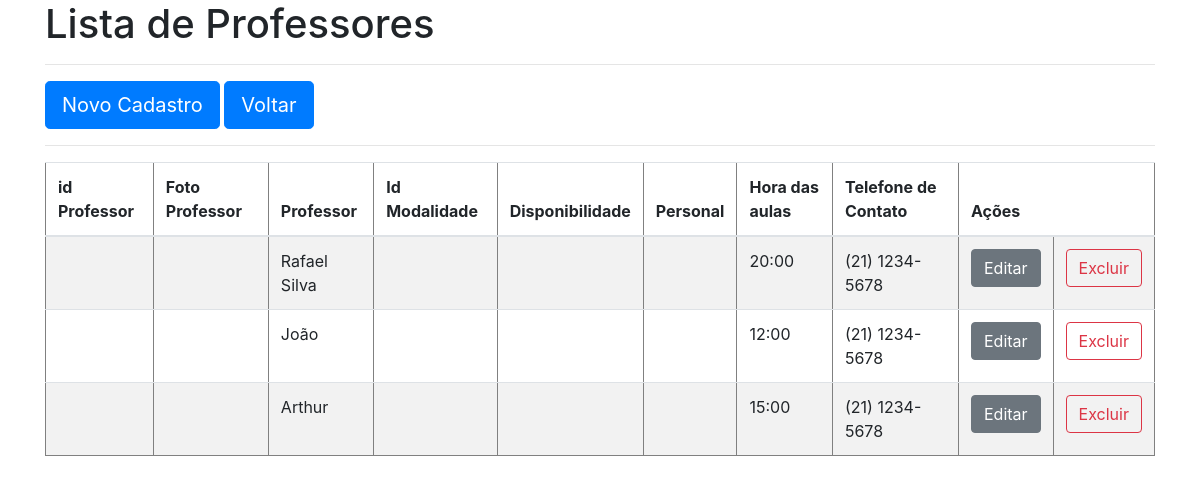
/adm/listarprofessores.php, run on the app's committed database.
### tables this page shows
CREATE TABLE `tblprofessores` (
  `idprofessor` int(11) NOT NULL,
  `fotoProf` varchar(50) NOT NULL,
  `nomeProf` varchar(150) NOT NULL,
  `idmodalidade` int(11) NOT NULL,
  `dispon` varchar(50) NOT NULL,
  `personal` varchar(10) NOT NULL,
  `horaaula` varchar(10) NOT NULL,
  `telefoneProf` varchar(20) NOT NULL
);

### adm/listarprofessores.php (the view, shortened to what this page needs)
<?php
include('../conexao.php');
try{
    $sql = "SELECT * from tblprofessores";
    $qry = $con->query($sql);
    $professores = $qry->fetchAll(PDO::FETCH_OBJ);
} catch(PDOException $e){
    echo $e->getMessage();
}
?>
<!DOCTYPE html>
<html lang="en">
<head>
    <link rel="stylesheet" href="https://stackpath.bootstrapcdn.com/bootstrap/4.1.3/css/bootstrap.min.css">
</head>
<body>
<div class="container">
<h1>Lista de Professores</h1>
<hr>
<a href="frmprofessor.php" <button type="button" class="btn btn-primary btn-lg">Novo Cadastro</button></a>
<a href="administrativo.php" <button type="button" class="btn btn-primary btn-lg">Voltar</button></a>
<hr>
<table border=1 class="table table-striped table table-hover">
    <thead>
        <tr>
           <th>id Professor</th>
           <th>Foto Professor</th>
           <th>Professor</th>
           <th>Id Modalidade</th>
           <th>Disponibilidade</th>
           <th>Personal</th>
           <th>Hora das aulas</th>
           <th>Telefone de Contato</th>
           <th colspan=2>Ações</th>
        </tr>
    </thead>
    <tbody>
        <?php foreach($professores as $professor) { ?>
        <tr>
            <td><?php echo $professor->Idprofessor ?></td>
            <td><?php echo $professor->fotoProf ?></td>
            <td><?php echo $professor->nomeProf ?></td>
            <td><?php echo $professor->IDmodalidade ?></td>
            <td><?php echo $professor->Dispon ?></td>
            <td><?php echo $professor->Personal ?></td>
            <td><?php echo $professor->horaaula ?></td>
            <td><?php echo $professor->telefoneProf ?></td>
            <td><a href="frmprofessor.php?Idprofessor=<?php echo $professor->Idprofessor ?>"<button type="button" class="btn btn-secondary">Editar</button></a></td>
            <td><a href="frmprofessor.php?op=del&Idprofessor=<?php echo  $professor->Idprofessor ?>"<button type="button" class="btn btn-outline-danger">Excluir</button></a></td>
        </tr>
        <?php } ?>
    </tbody>
</table>
</div>
</body>
</html>

### data on the page
tblprofessores: nomeProf "Rafael Silva", horaaula "20:00", telefoneProf "(21) 1234-5678"
tblprofessores: nomeProf "João", horaaula "12:00", telefoneProf "(21) 1234-5678"
tblprofessores: nomeProf "Arthur", horaaula "15:00", telefoneProf "(21) 1234-5678"
